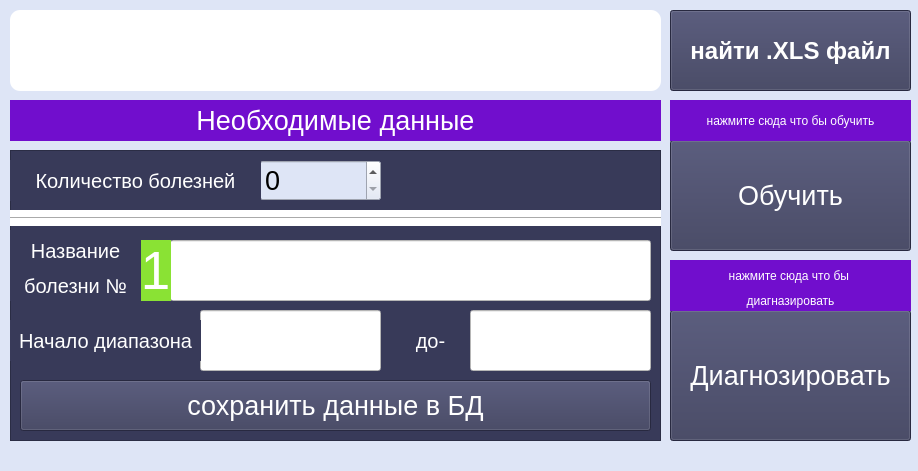
<?xml version="1.0" encoding="UTF-8"?>
<ui version="4.0">
 <class>MainWindow</class>
 <widget class="QMainWindow" name="MainWindow">
  <property name="geometry">
   <rect>
    <x>0</x>
    <y>0</y>
    <width>918</width>
    <height>471</height>
   </rect>
  </property>
  <property name="windowTitle">
   <string>MainWindow</string>
  </property>
  <property name="styleSheet">
   <string notr="true">background-color: rgb(222, 229, 246);</string>
  </property>
  <widget class="QWidget" name="centralwidget">
   <widget class="QPushButton" name="btn_Browse">
    <property name="geometry">
     <rect>
      <x>670</x>
      <y>10</y>
      <width>241</width>
      <height>81</height>
     </rect>
    </property>
    <property name="font">
     <font>
      <pointsize>18</pointsize>
      <weight>75</weight>
      <italic>false</italic>
      <bold>true</bold>
     </font>
    </property>
    <property name="autoFillBackground">
     <bool>false</bool>
    </property>
    <property name="styleSheet">
     <string notr="true">QPushButton{
	background-color: rgb(56, 58, 89);
	color: rgb(255, 255, 255);
	text-align: center;
}
</string>
    </property>
    <property name="text">
     <string>найти .XLS файл</string>
    </property>
    <property name="checkable">
     <bool>false</bool>
    </property>
    <property name="checked">
     <bool>false</bool>
    </property>
   </widget>
   <widget class="QLineEdit" name="filename">
    <property name="enabled">
     <bool>true</bool>
    </property>
    <property name="geometry">
     <rect>
      <x>10</x>
      <y>10</y>
      <width>651</width>
      <height>81</height>
     </rect>
    </property>
    <property name="font">
     <font>
      <pointsize>20</pointsize>
     </font>
    </property>
    <property name="whatsThis">
     <string>&lt;html&gt;&lt;head/&gt;&lt;body&gt;&lt;p&gt;&lt;br/&gt;&lt;/p&gt;&lt;/body&gt;&lt;/html&gt;</string>
    </property>
    <property name="styleSheet">
     <string notr="true">QLineEdit {
	border-style:none;
	border-radius: 10px;
	text-align: center;
	background-color: rgb(255, 255, 255);
}
</string>
    </property>
   </widget>
   <widget class="QPushButton" name="diagButton">
    <property name="enabled">
     <bool>true</bool>
    </property>
    <property name="geometry">
     <rect>
      <x>670</x>
      <y>310</y>
      <width>241</width>
      <height>131</height>
     </rect>
    </property>
    <property name="font">
     <font>
      <pointsize>20</pointsize>
     </font>
    </property>
    <property name="styleSheet">
     <string notr="true">QPushButton{
	background-color: rgb(56, 58, 89);
	color: rgb(255, 255, 255);
	text-align: center;
}</string>
    </property>
    <property name="text">
     <string>Диагнозировать</string>
    </property>
   </widget>
   <widget class="QLabel" name="label">
    <property name="geometry">
     <rect>
      <x>10</x>
      <y>100</y>
      <width>651</width>
      <height>41</height>
     </rect>
    </property>
    <property name="font">
     <font>
      <pointsize>20</pointsize>
     </font>
    </property>
    <property name="styleSheet">
     <string notr="true">QLabel{
	color: rgb(255, 255, 255);
	background-color: rgb(113, 14, 205);
	text-align: center;
}</string>
    </property>
    <property name="text">
     <string>Необходимые данные</string>
    </property>
    <property name="alignment">
     <set>Qt::AlignCenter</set>
    </property>
   </widget>
   <widget class="QPushButton" name="trainButton">
    <property name="enabled">
     <bool>true</bool>
    </property>
    <property name="geometry">
     <rect>
      <x>670</x>
      <y>140</y>
      <width>241</width>
      <height>111</height>
     </rect>
    </property>
    <property name="font">
     <font>
      <pointsize>20</pointsize>
     </font>
    </property>
    <property name="styleSheet">
     <string notr="true">QPushButton{
	background-color: rgb(56, 58, 89);
	color: rgb(255, 255, 255);
	text-align: center;
}</string>
    </property>
    <property name="text">
     <string>Обучить</string>
    </property>
   </widget>
   <widget class="QLabel" name="label_2">
    <property name="geometry">
     <rect>
      <x>670</x>
      <y>100</y>
      <width>241</width>
      <height>41</height>
     </rect>
    </property>
    <property name="styleSheet">
     <string notr="true">QLabel{
	background-color: rgb(113, 14, 205);
	color: rgb(255, 255, 255);
	text-align: center;
}</string>
    </property>
    <property name="text">
     <string>нажмите сюда что бы обучить</string>
    </property>
    <property name="alignment">
     <set>Qt::AlignCenter</set>
    </property>
   </widget>
   <widget class="QLabel" name="label_3">
    <property name="geometry">
     <rect>
      <x>670</x>
      <y>260</y>
      <width>241</width>
      <height>31</height>
     </rect>
    </property>
    <property name="styleSheet">
     <string notr="true">QLabel{
	background-color: rgb(113, 14, 205);
	color: rgb(255, 255, 255);
	text-align: center;
}</string>
    </property>
    <property name="text">
     <string>нажмите сюда что бы </string>
    </property>
    <property name="alignment">
     <set>Qt::AlignCenter</set>
    </property>
   </widget>
   <widget class="QFrame" name="frame">
    <property name="enabled">
     <bool>true</bool>
    </property>
    <property name="geometry">
     <rect>
      <x>10</x>
      <y>150</y>
      <width>651</width>
      <height>291</height>
     </rect>
    </property>
    <property name="styleSheet">
     <string notr="true">QFrame{
	background-color: rgb(56, 58, 89);
	color: rgb(255, 255, 255);
	text-align: center;
}</string>
    </property>
    <property name="frameShape">
     <enum>QFrame::StyledPanel</enum>
    </property>
    <property name="frameShadow">
     <enum>QFrame::Raised</enum>
    </property>
    <widget class="QPushButton" name="saveButton">
     <property name="enabled">
      <bool>true</bool>
     </property>
     <property name="geometry">
      <rect>
       <x>10</x>
       <y>230</y>
       <width>631</width>
       <height>51</height>
      </rect>
     </property>
     <property name="font">
      <font>
       <pointsize>20</pointsize>
      </font>
     </property>
     <property name="styleSheet">
      <string notr="true">QPushButton{
	background-color: rgb(56, 58, 89);
	color: rgb(255, 255, 255);
	text-align: center;
}</string>
     </property>
     <property name="text">
      <string>сохранить данные в БД</string>
     </property>
    </widget>
    <widget class="QLineEdit" name="diapLine1">
     <property name="geometry">
      <rect>
       <x>190</x>
       <y>160</y>
       <width>181</width>
       <height>61</height>
      </rect>
     </property>
     <property name="font">
      <font>
       <pointsize>50</pointsize>
      </font>
     </property>
     <property name="styleSheet">
      <string notr="true">background-color: rgb(255, 255, 255);</string>
     </property>
    </widget>
    <widget class="QLineEdit" name="diseaseLine">
     <property name="geometry">
      <rect>
       <x>160</x>
       <y>90</y>
       <width>481</width>
       <height>61</height>
      </rect>
     </property>
     <property name="font">
      <font>
       <pointsize>50</pointsize>
      </font>
     </property>
     <property name="styleSheet">
      <string notr="true">background-color: rgb(255, 255, 255);</string>
     </property>
    </widget>
    <widget class="QLabel" name="label_5">
     <property name="geometry">
      <rect>
       <x>0</x>
       <y>170</y>
       <width>191</width>
       <height>41</height>
      </rect>
     </property>
     <property name="font">
      <font>
       <pointsize>15</pointsize>
      </font>
     </property>
     <property name="styleSheet">
      <string notr="true"/>
     </property>
     <property name="text">
      <string>Начало диапазона</string>
     </property>
     <property name="alignment">
      <set>Qt::AlignCenter</set>
     </property>
    </widget>
    <widget class="QLabel" name="diesaseLabel">
     <property name="geometry">
      <rect>
       <x>130</x>
       <y>90</y>
       <width>31</width>
       <height>61</height>
      </rect>
     </property>
     <property name="font">
      <font>
       <pointsize>40</pointsize>
      </font>
     </property>
     <property name="styleSheet">
      <string notr="true">background-color: rgb(138, 226, 52);</string>
     </property>
     <property name="text">
      <string>1</string>
     </property>
     <property name="alignment">
      <set>Qt::AlignCenter</set>
     </property>
    </widget>
    <widget class="QLabel" name="label_6">
     <property name="geometry">
      <rect>
       <x>400</x>
       <y>170</y>
       <width>41</width>
       <height>41</height>
      </rect>
     </property>
     <property name="font">
      <font>
       <pointsize>15</pointsize>
      </font>
     </property>
     <property name="styleSheet">
      <string notr="true"/>
     </property>
     <property name="text">
      <string>до-</string>
     </property>
     <property name="alignment">
      <set>Qt::AlignCenter</set>
     </property>
    </widget>
    <widget class="QLineEdit" name="diapLine2">
     <property name="geometry">
      <rect>
       <x>460</x>
       <y>160</y>
       <width>181</width>
       <height>61</height>
      </rect>
     </property>
     <property name="font">
      <font>
       <pointsize>50</pointsize>
      </font>
     </property>
     <property name="styleSheet">
      <string notr="true">background-color: rgb(255, 255, 255);</string>
     </property>
    </widget>
    <widget class="QSpinBox" name="numDiesases">
     <property name="enabled">
      <bool>true</bool>
     </property>
     <property name="geometry">
      <rect>
       <x>250</x>
       <y>10</y>
       <width>121</width>
       <height>41</height>
      </rect>
     </property>
     <property name="font">
      <font>
       <pointsize>20</pointsize>
      </font>
     </property>
    </widget>
    <widget class="QLabel" name="label_7">
     <property name="geometry">
      <rect>
       <x>0</x>
       <y>10</y>
       <width>251</width>
       <height>41</height>
      </rect>
     </property>
     <property name="font">
      <font>
       <pointsize>15</pointsize>
      </font>
     </property>
     <property name="styleSheet">
      <string notr="true"/>
     </property>
     <property name="text">
      <string>Количество болезней</string>
     </property>
     <property name="alignment">
      <set>Qt::AlignCenter</set>
     </property>
    </widget>
    <widget class="Line" name="line">
     <property name="geometry">
      <rect>
       <x>0</x>
       <y>60</y>
       <width>651</width>
       <height>16</height>
      </rect>
     </property>
     <property name="styleSheet">
      <string notr="true">background-color: rgb(255, 255, 255);</string>
     </property>
     <property name="orientation">
      <enum>Qt::Horizontal</enum>
     </property>
    </widget>
    <widget class="QLabel" name="diesaseLabel_2">
     <property name="geometry">
      <rect>
       <x>0</x>
       <y>120</y>
       <width>131</width>
       <height>31</height>
      </rect>
     </property>
     <property name="font">
      <font>
       <pointsize>15</pointsize>
      </font>
     </property>
     <property name="styleSheet">
      <string notr="true"/>
     </property>
     <property name="text">
      <string>болезни №</string>
     </property>
     <property name="alignment">
      <set>Qt::AlignCenter</set>
     </property>
    </widget>
    <widget class="QLabel" name="diesaseLabel_3">
     <property name="geometry">
      <rect>
       <x>0</x>
       <y>80</y>
       <width>131</width>
       <height>41</height>
      </rect>
     </property>
     <property name="font">
      <font>
       <pointsize>15</pointsize>
      </font>
     </property>
     <property name="styleSheet">
      <string notr="true"/>
     </property>
     <property name="text">
      <string>Название</string>
     </property>
     <property name="alignment">
      <set>Qt::AlignCenter</set>
     </property>
    </widget>
   </widget>
   <widget class="QLabel" name="label_4">
    <property name="geometry">
     <rect>
      <x>670</x>
      <y>290</y>
      <width>241</width>
      <height>21</height>
     </rect>
    </property>
    <property name="styleSheet">
     <string notr="true">QLabel{
	background-color: rgb(113, 14, 205);
	color: rgb(255, 255, 255);
	text-align: center;
}
</string>
    </property>
    <property name="text">
     <string>диагназировать</string>
    </property>
    <property name="alignment">
     <set>Qt::AlignCenter</set>
    </property>
   </widget>
   <zorder>frame</zorder>
   <zorder>btn_Browse</zorder>
   <zorder>diagButton</zorder>
   <zorder>label</zorder>
   <zorder>trainButton</zorder>
   <zorder>label_2</zorder>
   <zorder>label_3</zorder>
   <zorder>filename</zorder>
   <zorder>label_4</zorder>
  </widget>
  <widget class="QMenuBar" name="menubar">
   <property name="geometry">
    <rect>
     <x>0</x>
     <y>0</y>
     <width>918</width>
     <height>22</height>
    </rect>
   </property>
  </widget>
 </widget>
 <resources/>
 <connections/>
</ui>
